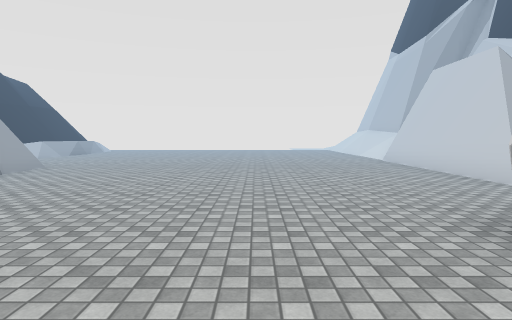
View 1 (above)

19 first-person views from a walk through a 3-D level made in the Unity game engine. The camera is 1.4 m above the floor, tilts 4° down and sees 75° across. The floor is counted in squares, 2 m on a side. Each view is taken from the middle of a square. On the plan, view 1 faces up. The plan holds only what a view shows up to about 10 squares ahead; the rest is blank. The place goes on beyond the plan. The player is left out. Some surface patterns are stand-ins.

View 2
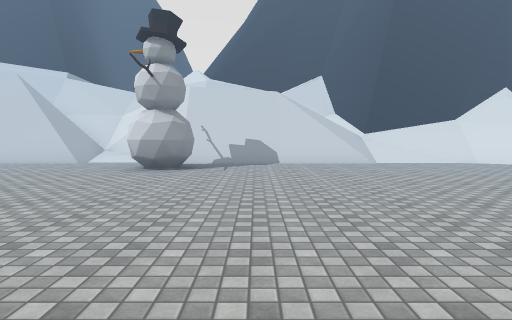

View 3
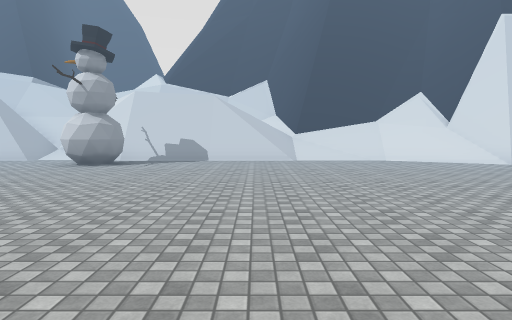

View 4
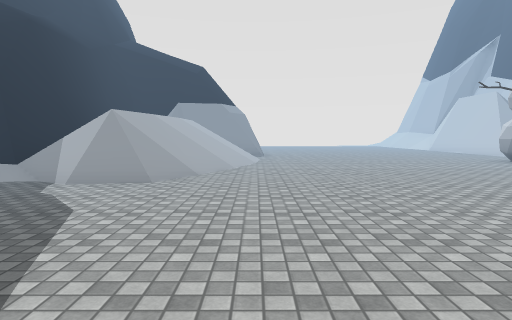

View 5
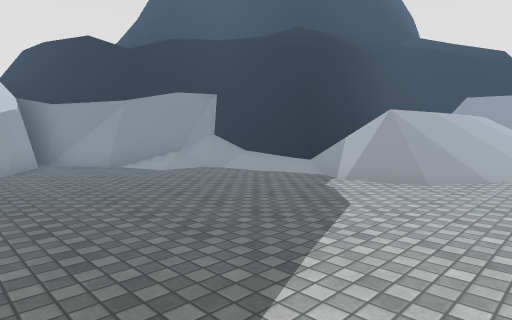

View 6
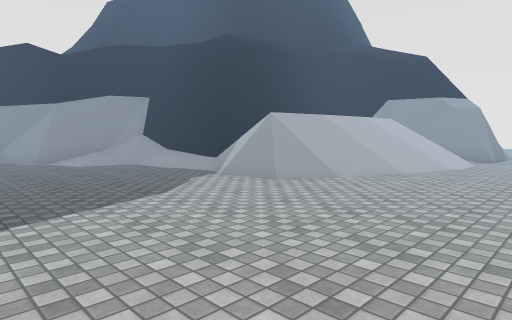

View 7
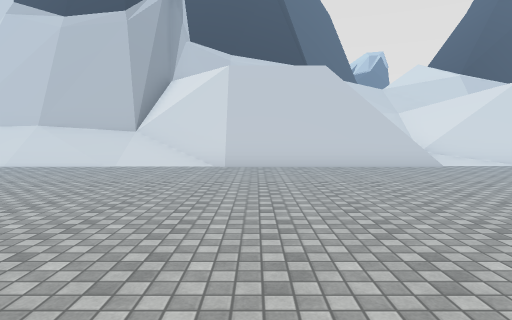

View 8
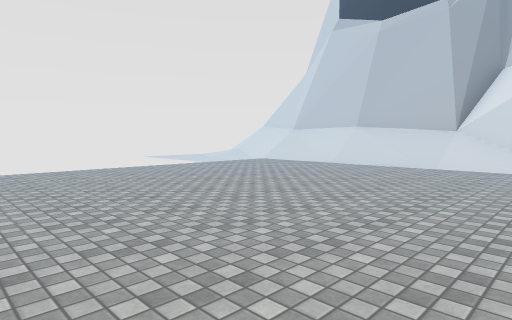

View 9
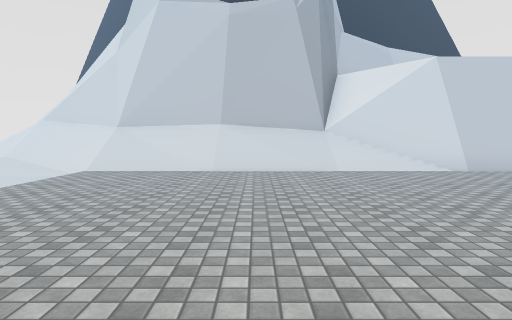

View 10
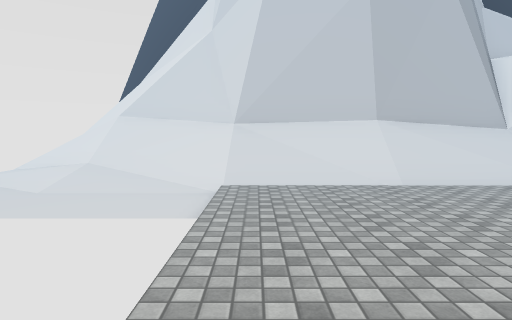

View 11
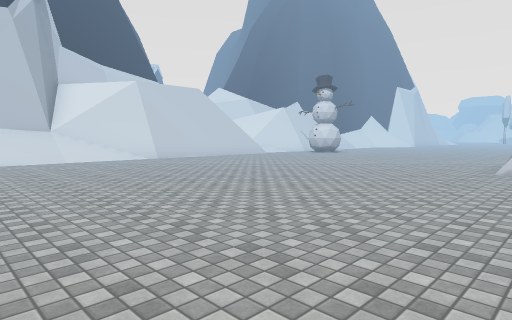

View 12
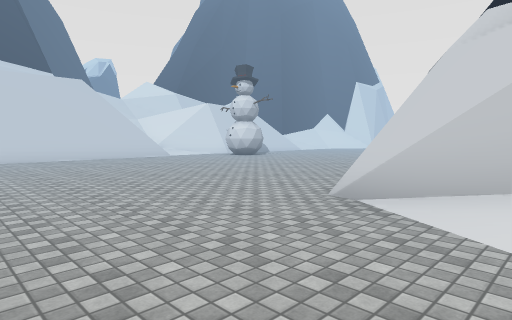

View 13
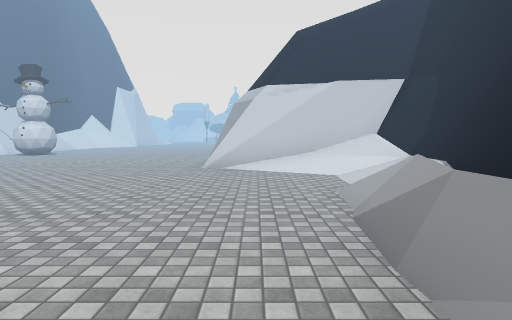

View 14
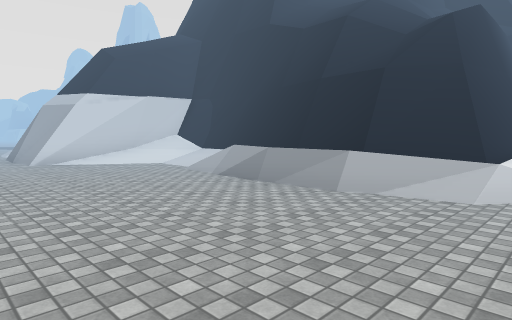

View 15
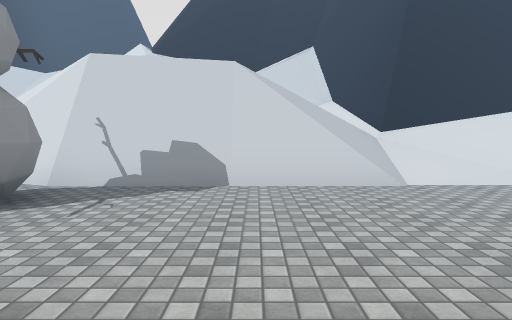

View 16
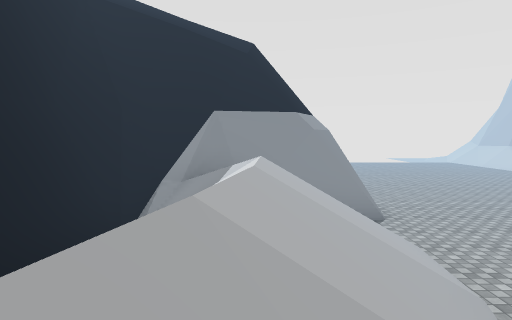

View 17
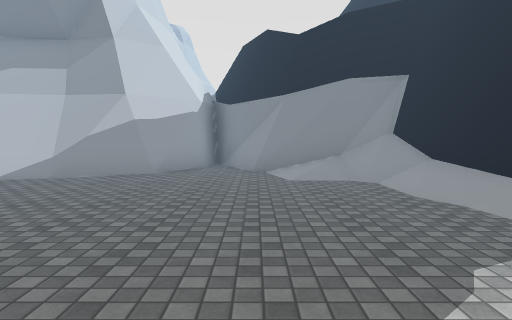

View 18
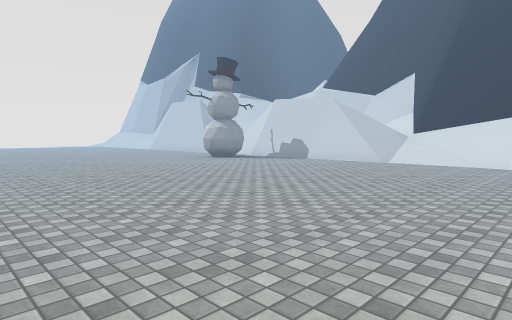

View 19
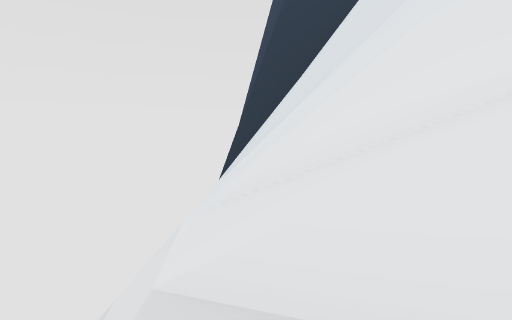

### Floor plan
Key: @ floor where view 1 was taken; # wall or solid block; x gap in a wall; . main floor; - floor 0.25 m lower than the main floor; : floor 1 m higher than the main floor; + floor 2.75 m higher than the main floor; / step, stairs or slope; = window, fence, low wall or low ledge; ^ raised ledge; v drop or lower ground; O other object.
Columns run from 15 left of view 1 to 10 right of it. Each row starts with its distance up from view 1.
 22                     ///x:#
 21                    -//=#+#
 20                   -///##
 19                   -//##
 18                   -//#
 17         ...........//^
 16      ####........../#^
 15       ##=........../#
 14        #=........../#^
 13        #=..........//^
 12       ##/........../#^
 11       #//........../#
 10       #/...........##
  9       #/...........##
  8       ###/.........##
  7         ###........##
  6          ##........#
  5       #####........=#
  4       ##  ..........#
  3       #////.......O.##
  2       # ///......OO##
  1       # //.........##
  0      ## //.....@...##  ^
 -1   ^^##==//.........#v #^
 -2   ^///.#=..........#/ ^^
 -3   #/...............//#^
 -4  ##................/#^
 -5 ##................./#
 -6  ##/...............=#
 -7  ^/#..............##^

Positions as (right, up) in squares from view 1, and headings:
1: (0, 0), facing up
2: (-5, 0), facing right
3: (-6, -2), facing right
4: (-5, -7), facing up
5: (-5, -7), facing up-left
6: (-3, -6), facing up-left
7: (-4, 9), facing right
8: (-4, 10), facing up-right
9: (-3, 14), facing right
10: (-1, 17), facing right
11: (-6, 15), facing down-right
12: (-7, 11), facing down-right
13: (-6, 15), facing down
14: (-3, 17), facing down-left
15: (-1, -1), facing right
16: (-7, -1), facing up
17: (-6, -4), facing left
18: (-5, -7), facing up-right
19: (5, 22), facing right
